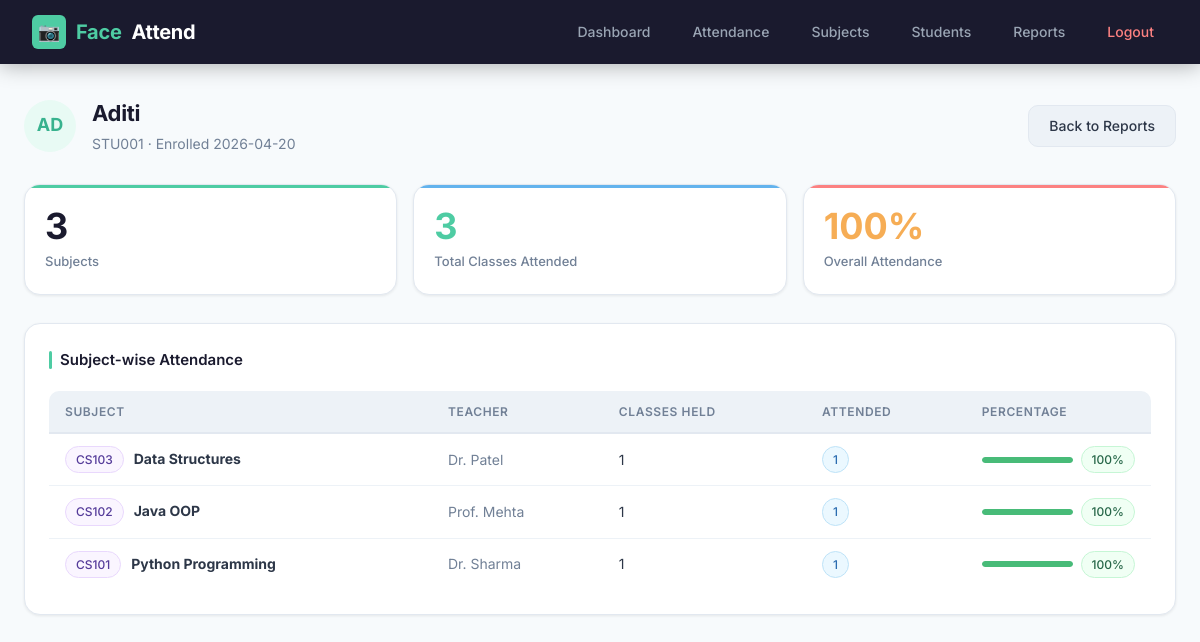
Page /student/STU001 (signed in) on the earlier database version.
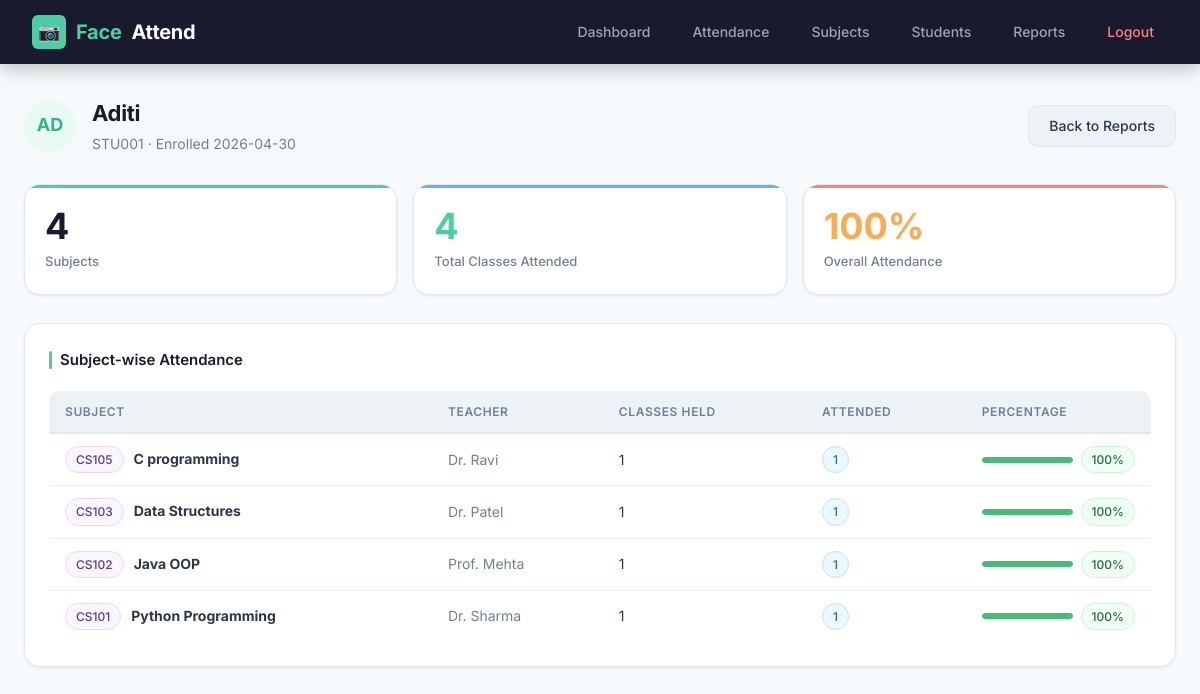
Same page on the later database version.
### tables this page shows
CREATE TABLE students (
            id          INTEGER PRIMARY KEY AUTOINCREMENT,
            name        TEXT    NOT NULL,
            student_id  TEXT    UNIQUE NOT NULL,
            enrolled_at TEXT    NOT NULL
        );

### app.py (the view)
@app.route("/student/<student_id>")
@login_required
def student_detail(student_id):
    from database import get_student_by_id
    student = get_student_by_id(student_id)
    report  = get_student_subject_report(student_id)
    totals  = {r["subject_code"]: r["total_classes"]
               for r in get_total_classes_per_subject()}
    return render_template("student_detail.html",
                           student=student,
                           report=report,
                           totals=totals)

### app.py (called while the page is built)
def login_required(f):
    from functools import wraps
    @wraps(f)
    def decorated(*args, **kwargs):
        if "logged_in" not in session:
            return redirect(url_for("login"))
        return f(*args, **kwargs)
    return decorated

### backend/database.py (called while the page is built)
def get_connection():
    conn = sqlite3.connect(DB_PATH)
    conn.row_factory = sqlite3.Row
    return conn

def get_student_by_id(student_id):
    conn = get_connection()
    cursor = conn.cursor()
    cursor.execute("SELECT * FROM students WHERE student_id = ?", (student_id,))
    student = cursor.fetchone()
    conn.close()
    return student

def get_student_subject_report(student_id):
    conn = get_connection()
    cursor = conn.cursor()
    cursor.execute("""
        SELECT
            sub.subject_code,
            sub.subject_name,
            sub.teacher_name,
            COUNT(a.id) AS classes_attended
        FROM subjects sub
        LEFT JOIN attendance a
          ON sub.subject_code = a.subject_code
         AND a.student_id = ?
        GROUP BY sub.subject_code
        ORDER BY sub.subject_name
    """, (student_id,))
    report = cursor.fetchall()
    conn.close()
    return report

### templates/student_detail.html (shortened to what this page needs)
{% extends "base.html" %}
{% block content %}
<div class="page-header">
  <div style="display:flex;align-items:center;gap:1rem">
    <div class="student-avatar" style="width:52px;height:52px;font-size:18px">
      {{ student.name[:2].upper() }}
    </div>
    <div>
      <div class="page-title">{{ student.name }}</div>
      <div class="page-subtitle">{{ student.student_id }} &middot; Enrolled {{ student.enrolled_at[:10] }}</div>
    </div>
  </div>
  <a href="/reports" class="btn btn-secondary">Back to Reports</a>
</div>
<div class="stat-grid">
  {% set total_attended = report|sum(attribute='classes_attended') %}
  {% set total_classes  = totals.values()|sum %}
  <div class="stat-card">
    <div class="num">{{ report|length }}</div>
    <div class="label">Subjects</div>
  </div>
  <div class="stat-card">
    <div class="num" style="color:#4ecca3">{{ total_attended }}</div>
    <div class="label">Total Classes Attended</div>
  </div>
  <div class="stat-card">
    <div class="num" style="color:#f6ad55">
      {% if total_classes > 0 %}{{ ((total_attended / total_classes) * 100)|int }}%{% else %}—{% endif %}
    </div>
    <div class="label">Overall Attendance</div>
  </div>
</div>
<div class="card">
  <div class="card-title">Subject-wise Attendance</div>
  <div class="table-wrap">
  <table>
    <thead>
      <tr><th>Subject</th><th>Teacher</th><th>Classes Held</th><th>Attended</th><th>Percentage</th></tr>
    </thead>
    <tbody>
      {% for r in report %}
      {% set held = totals.get(r.subject_code, 0) %}
      {% set pct  = ((r.classes_attended / held * 100)|int) if held > 0 else 0 %}
      <tr>
        <td>
          <span class="badge badge-purple">{{ r.subject_code }}</span>
          <strong style="margin-left:6px">{{ r.subject_name }}</strong>
        </td>
        <td style="color:var(--text-muted)">{{ r.teacher_name }}</td>
        <td>{{ held }}</td>
        <td><span class="badge badge-blue">{{ r.classes_attended }}</span></td>
        <td>
          <div style="display:flex;align-items:center;gap:8px">
            <div style="flex:1;height:6px;background:var(--bg2);border-radius:3px;overflow:hidden">
              <div style="width:{{ pct }}%;height:100%;background:{% if pct >= 75 %}#48bb78{% elif pct >= 50 %}#f6ad55{% else %}#fc8181{% endif %};border-radius:3px"></div>
            </div>
            <span class="badge {% if pct >= 75 %}badge-green{% elif pct >= 50 %}badge-yellow{% else %}badge-red{% endif %}" style="min-width:44px;justify-content:center">
              {{ pct }}%
            </span>
          </div>
        </td>
      </tr>
      {% endfor %}
    </tbody>
  </table>
  </div>
</div>
{% endblock %}

Differences in the rows shown:
changed students "Aditi": enrolled_at "2026-04-20" → "2026-04-30"
Other differences:
{{ report|length }}: "3" → "4"
{{ total_attended }}: "3" → "4"
new list line: "CS105 C programming Dr. Ravi 1 1 100 %"
